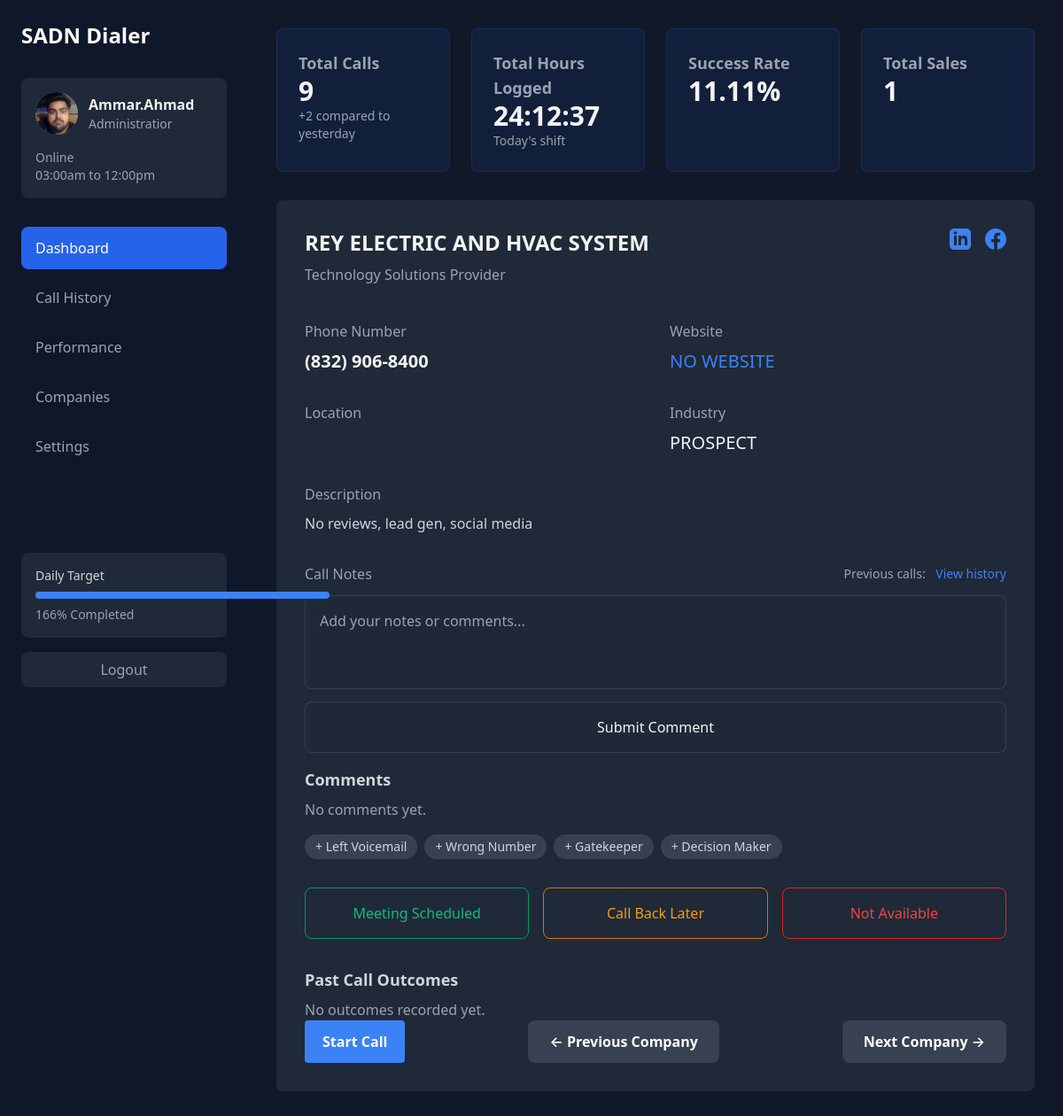
The app's page /dialer/104/ (signed in), older data.
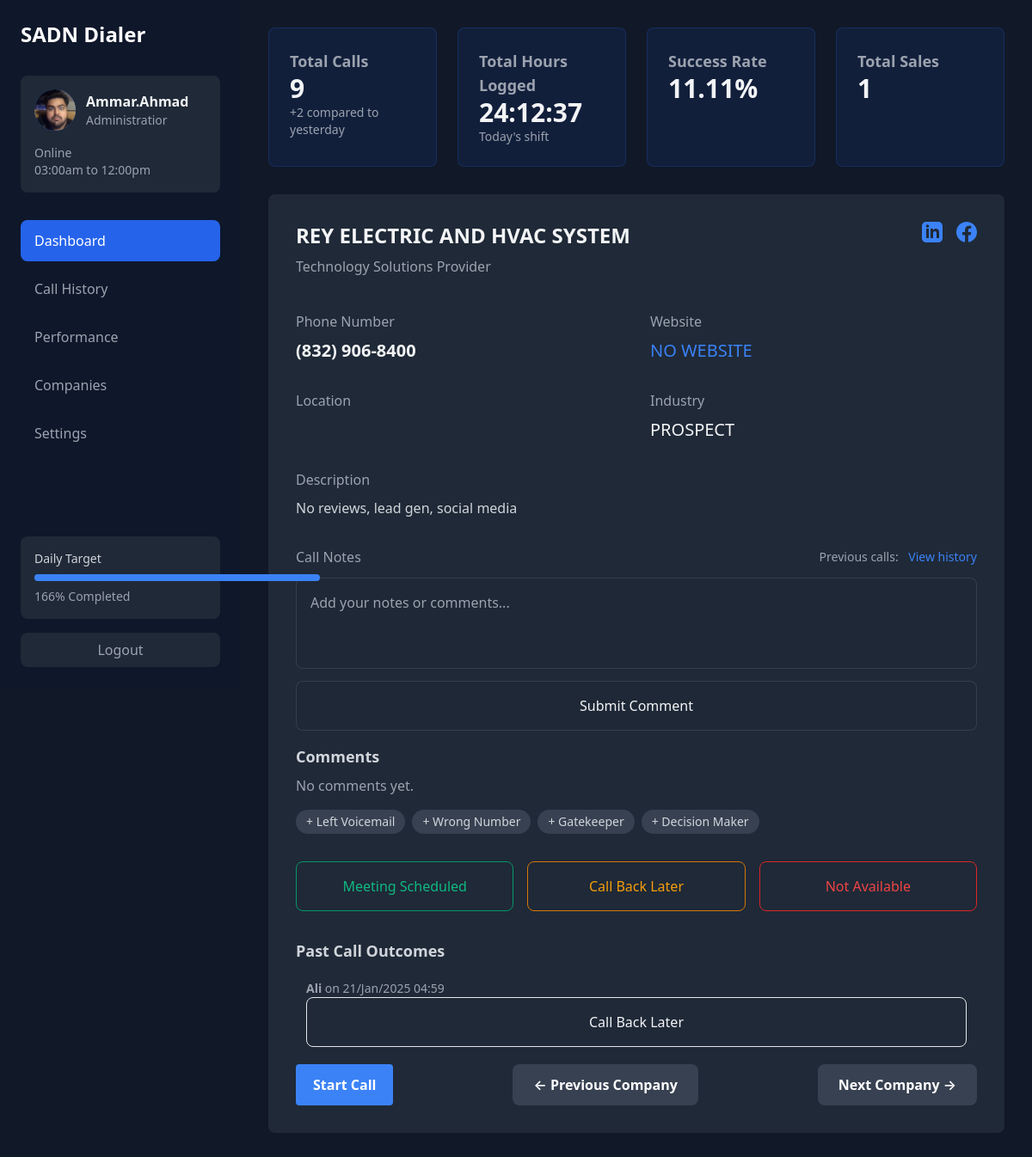
The same page, newer data.
### main/models.py (models this page shows, shortened)
class CallOutcome(models.Model):
    OUTCOME_TYPES = [
        ('MEETING_SCHEDULED', 'Meeting Scheduled'),
        ('CALLBACK', 'Call Back Later'),
        ('NOT_AVAILABLE', 'Not Available'),
    ]
    company = models.ForeignKey(Company, on_delete=models.CASCADE, related_name='call_outcomes')
    user = models.ForeignKey(User, on_delete=models.CASCADE, related_name='call_outcomes')
    outcome_type = models.CharField(max_length=20, choices=OUTCOME_TYPES)
    created_at = models.DateTimeField(auto_now_add=True)
    meeting_datetime = models.DateTimeField(null=True, blank=True)
    meeting_notes = models.TextField(blank=True)
    meeting_platform = models.CharField(max_length=50, blank=True,
                                        help_text="Platform for virtual meetings (Zoom, Teams, etc.)")
    callback_datetime = models.DateTimeField(null=True, blank=True)
    callback_notes = models.TextField(blank=True)
    preferred_contact_method = models.CharField(max_length=50, blank=True,
                                                help_text="Phone, Email, or specific social platform")
    not_available_reason = models.TextField(blank=True)

### main/views.py (the view)
# urls.py: path('dialer/', views.dialer_view, name='dialer_view_no_id'),
@login_required
def dialer_view(request, company_id=None):
    user = request.user
    profile = user.userprofile
    if company_id:
        company = get_object_or_404(Company, id=company_id)
        profile.daily_progress += 1
        profile.last_company = company
        profile.save()
    else:
        if profile.last_company:
            company = profile.last_company
        else:
            company = Company.objects.first()
    phone_number = company.phone_number.strip() if company.phone_number else None
    tel_url = f"tel:{phone_number}" if phone_number else None
    difference = request.user.userprofile.total_calls - request.user.userprofile.yesterday_calls
    next_company = Company.objects.filter(id__gt=company.id).order_by('id').first()
    prev_company = Company.objects.filter(id__lt=company.id).order_by('-id').first()
    profile = request.user.userprofile
    initial_work_seconds = profile.total_work_seconds
    session_elapsed_seconds = 0
    if profile.session_start:
        delta = timezone.now() - profile.session_start
        session_elapsed_seconds = int(delta.total_seconds())
    context = {
        'user': user,
        'profile': profile,
        'company': company,
        'next_company': next_company,
        'prev_company': prev_company,
        'difference': difference,
        'initial_work_seconds': initial_work_seconds,
        'session_elapsed_seconds': session_elapsed_seconds,
        'tel_url': tel_url  # Add tel_url to the context
    }
    return render(request, 'dialer.html', context)

### templates/dialer.html (shortened to what the changed rows need)
<!DOCTYPE html>
<html lang="en">
<head>
    <link href="https://cdnjs.cloudflare.com/ajax/libs/tailwindcss/2.2.19/tailwind.min.css" rel="stylesheet">
</head>
<body class="min-h-screen">
    <div class="sidebar p-6">
        <div class="mb-8">
            <h1 class="text-2xl font-bold text-white">SADN Dialer</h1>
        </div>
    </div>
    <div class="main-content">
        <div class="container mx-auto px-8 py-8">
            <div class="card rounded-lg p-8 mb-8">
                <div class="flex justify-between items-start mb-6">
                    <div>
                        <h2 class="text-2xl font-bold mb-2">{{ company.name }}</h2>
                    </div>
                </div>
                <div class="mt-4">
                    <h3 class="text-lg text-gray-300 font-bold mb-2">Past Call Outcomes</h3>
                    {% for outcome in company.call_outcomes.all %}
                        <div class="bg-gray-800 p-3 rounded-lg mb-2">
                            <p class="text-sm text-gray-400">
                                <strong>{{ outcome.user.username }}</strong>
                                on {{ outcome.created_at|date:"d/M/Y H:i" }}
                            </p>
                            <p class="call-outcome rounded-lg p-4 border border-white-600 text-white-500 hover:bg-red-600 hover:text-white text-center transition-colors">
                                {{ outcome.get_outcome_type_display }}
                            </p>
                        </div>
                    {% empty %}
                        <p class="text-gray-400">No outcomes recorded yet.</p>
                    {% endfor %}
                </div>
            </div>
        </div>
    </div>
</body>
</html>

Row changes from the older to the newer data that the page shows:
added CallOutcome: user.username "Ali", created_at "21/Jan/2025 04:59", outcome_type "Call Back Later"
Text that changed along with them:
text no longer shown: "No outcomes recorded yet."
